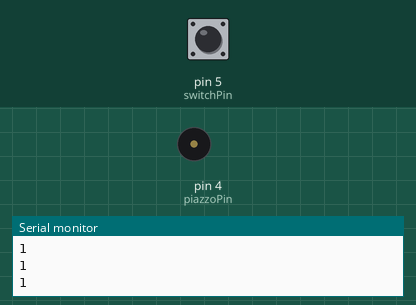
The sketch below on a simulated Arduino Uno, built with avr-gcc and run on an emulated ATmega328P. Parts: buzzer (waves = sounding), the last lines printed to the serial monitor. Inputs (shaded band) come from the test bench; at power-on: pin 5 (switchPin) HIGH.

Above: at 1.2 s.
1.3 s: pin 5 (switchPin) pulled LOW for 0.25 s
At 1.7 s:
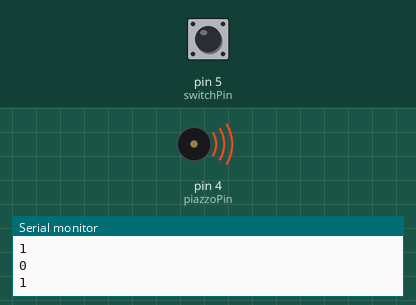
3.0 s: pin 5 (switchPin) pulled LOW for 1 s
5.6 s: pin 5 (switchPin) pulled LOW for 3.2 s
At 9.9 s:
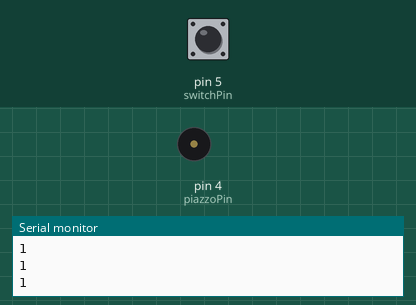
Timing chart, 0 to 11.4 s (numbered marks = the images above; inputs shaded):
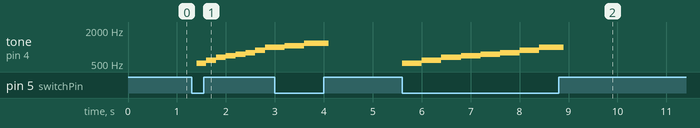

The sketch:

sketch_mar24a.ino
```cpp
int piazzoPin = 4;
int switchPin = 5;
int sound[] = {512,587,659,699,740,784,880,988,1047,1175};
int index = 0;
int count = 10;
int state = 0;

void setup() {
  Serial.begin(9600);
  pinMode(piazzoPin, OUTPUT);
  pinMode(switchPin, INPUT);
}

void loop() {
  int swi = digitalRead(switchPin);
  Serial.println(swi);

  if(swi == LOW)
  {
    state = (state+1)%2;
  }
  if(state == 1)
  {
      tone(piazzoPin,sound[index],500);
      index = (index+1)%10;
  }
  delay(200);
}
```

Measured:
- after the input at 1.3 s, tone on pin 4 (piazzoPin): plays 512 Hz for 0.20 s, 587 Hz for 0.20 s, 659 Hz for 0.20 s, 699 Hz for 0.20 s, 740 Hz for 0.20 s, 784 Hz for 0.20 s … (8 notes in this stretch), starting after 0.10 s
- after the input at 5.6 s, tone on pin 4 (piazzoPin): plays 512 Hz for 0.40 s, 587 Hz for 0.40 s, 659 Hz for 0.40 s, 699 Hz for 0.40 s, 740 Hz for 0.40 s, 784 Hz for 0.40 s … (8 notes in this stretch), starting at once
